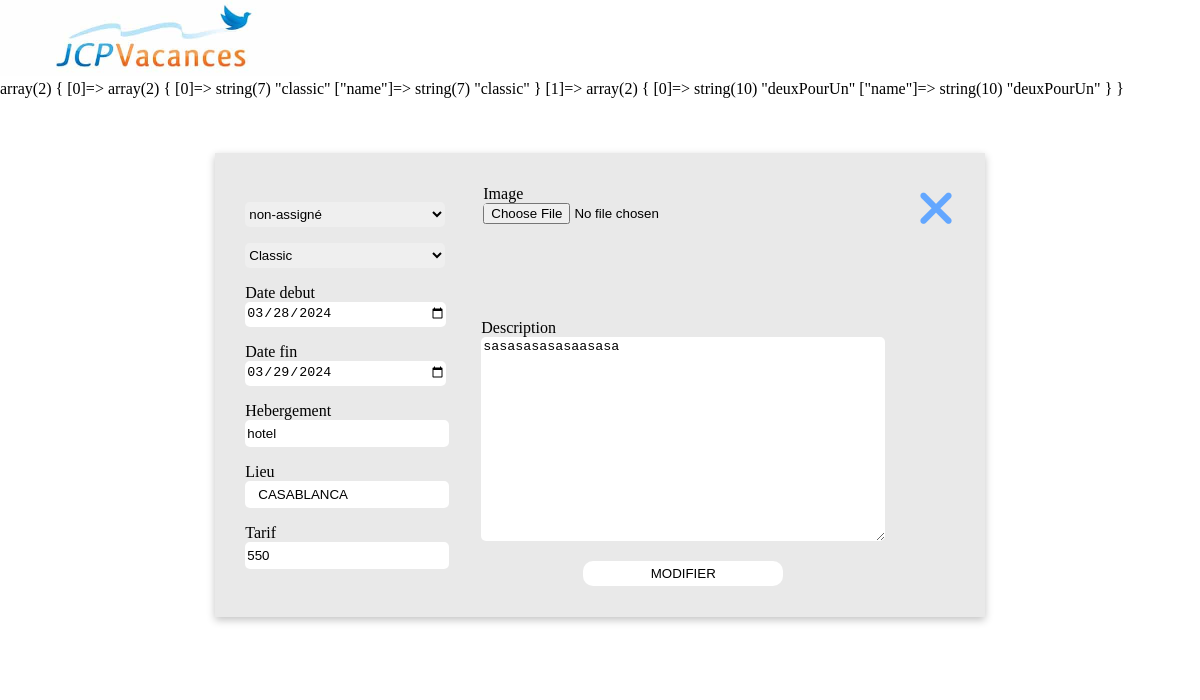
The page /templates/editFormulaire.php?updateId=16 (signed in) on the database its author committed.
### tables this page shows
CREATE TABLE IF NOT EXISTS `voyage` (
  `id_voyage` int NOT NULL AUTO_INCREMENT,
  `id_categorie` int NOT NULL,
  `id_formule` int NOT NULL,
  `lieu` varchar(255) NOT NULL,
  `description` text NOT NULL,
  `hebergement` varchar(255) NOT NULL,
  `image` varchar(255) NOT NULL,
  `date_debut` date NOT NULL,
  `date_fin` date NOT NULL,
  `tarif` double NOT NULL,
  PRIMARY KEY (`id_voyage`)
);

### classes/categorie.php (called while the page is built, shortened)
<?php
include_once "bdd.php";
class Categorie {
    public function getAllCategories(){
        $bdd = new BDD();
        var_dump($bdd);
        $bdd->connectionBdd();
        $std = $bdd->connection->query("SELECT * FROM `categorie`");
        $categories = $std->fetchAll();
        return $categories ;
    }
}
?>

### classes/bdd.php (called while the page is built, shortened)
<?php
    class BDD{
        protected $localhost ;
        protected $dbname ;
        protected $username ;
        protected $password;
        public function __construct() {
            $this->localhost = "localhost";
            $this->dbname = "jcpvoyage";
            $this->username = "root";
            $this->password = NULL ;
        }
        public function connectionBdd(){
            $this->connection = new PDO('mysql:host='.$this->localhost.';dbname='.$this->dbname,$this->username,$this->password);
        }
    }
?>

### classes/voyage.php (called while the page is built, shortened)
<?php
include_once "bdd.php";
class Voyage {
    public function getVoyageFromId($editId){
        $db = new BDD();
        $db->connectionBdd();
        $std = $db->connection->query("SELECT * FROM  `voyage` WHERE `id_voyage` = '$editId'");
        $voyage = $std->fetchAll(PDO::FETCH_ASSOC);
        return $voyage ;
    }
}
?>

### templates/editFormulaire.php (the view, shortened to what this page needs)
<?php include "../controlers/verifEdit.php"; ?>
<!DOCTYPE html>
<html lang="fr">
<head>
    <link rel="stylesheet" href="../assets/style.css">
    <link rel="stylesheet" href="https://cdnjs.cloudflare.com/ajax/libs/font-awesome/6.5.1/css/all.min.css" />
</head>
<body>
    <?php
    include "header.php";
    if ($_GET["updateId"]) {
        $voyage = new Voyage();
        if (!empty($voyage->getVoyageFromId($_GET["updateId"]))) {
            $voyageInfos = $voyage->getVoyageFromId($_GET["updateId"])[0];
        }
    }
    include "../classes/categorie.php";
    $categories = new Categorie();
    ?>
    <form  class="formulaireAddEdit" action="" method="POST" enctype="multipart/form-data">
    <div class="borderFormAdd">
        <div class="colonneUn">
            <select name="selectCategorie" id="selectCategorie">
                <?php
                    foreach ($categories->getAllCategories() as $categorie) {
                        if ($categorie["name"] == 'non-assigné') {
                            echo '<option value="'.$categorie["id_categorie"].'" selected="selected">'.$categorie["name"].'</option>' ;
                        }else{
                            echo '<option value="'.$categorie["id_categorie"].'">'.$categorie["name"].'</option>' ;
                        }
                    }
                ?>
            </select>
            <select name="selectFormule" id="formule">
                    <option <?php if ($voyageInfos["id_formule"] == 1) {
                        echo 'selected' ;
                    }?> value="1">Classic</option>
            </select>
            <div class="dateDebut">Date debut <br><input value="<?php echo(isset($voyageInfos["date_debut"])) ? $voyageInfos["date_debut"] : ' '; ?>" name="dateDebut" type="date"></div>
            <div class="dateFin">Date fin <br><input value="<?php echo (isset($voyageInfos["date_fin"])) ? $voyageInfos["date_fin"] : ' '; ?>" name="dateFin" type="date"></div>
            <div>Hebergement <br><input value="<?php echo (isset($voyageInfos["hebergement"])) ? $voyageInfos["hebergement"] : ' ';?>" name="hebergementInput" type="text"></div>
            <div>Lieu <br><input value=" <?php echo (isset($voyageInfos["lieu"])) ? $voyageInfos["lieu"] : ' ';?>" name="lieuInput" type="text"></div>
            <div>Tarif <br><input value="<?php echo (isset($voyageInfos["tarif"])) ? $voyageInfos["tarif"] : ' ';?>" name="tarifInput" type="text"></div>
        </div>
        <div class="colonneDeux">
            <div>Image <br><input value="<?php echo (isset($voyageInfos["image"])) ? $voyageInfos["image"] : ' ';?>" name="imageVoyage" type="file"></div>
            <div>Description <br><textarea placeholder="" value="" name="descriptionInput" id="" cols="30" rows="10"><?php echo (isset($voyageInfos["description"])) ? $voyageInfos["description"] : ' ';?></textarea></div>
            <button name="editBtn">MODIFIER</button>
        </div>
        <div class="exit"><a href="adminpage.php"><i class="fa-solid fa-xmark" style="color: rgb(99, 167, 255); font-size:50px;"></i></a></div>
    </div>
    </form>
</body>
</html>

### assets/style.css (style rules this page uses)
body { margin: 0; }
form { background-color:rgba(255, 255, 255, 0.34); box-shadow: rgba(108, 108, 108, 0.411) 0px 2px 8px 0px; border-radius: 15px; display: flex; flex-direction: column; align-items: center; gap: 1em; text-align: left; padding: 55px; }
input { width:400px ; height: 25px; }
button { width:100px; border-radius: 10px; height: 25px; color: white; border: none; background-color: orange; }
a { text-decoration: none; }
.formulaireAddEdit { display: flex; flex-direction: row; box-shadow: none; justify-content: center; gap: 5em; }
.colonneUn { display: flex; flex-direction: column; gap: 1em; }
.colonneUn input,select { width: 200px; height: 25px; border-radius: 5px; border: none; }
.colonneDeux { display: flex; flex-direction: column; align-items: center; gap: 1em; }
.colonneDeux input,textarea { width: 400px; border-radius: 5px; border: none; }
.colonneDeux input { height: 100px; }
.colonneDeux button { height: 25px; width: 200px; background-color: white; color: black; }
.colonneDeux textarea { height: 200px; }
.borderFormAdd { background-color: rgba(120, 120, 120, 0.159); box-shadow: rgba(0, 0, 0, 0.24) 0px 3px 8px; display: flex; align-items: center; gap: 2em; padding: 30px; }
.exit { margin-bottom: 50%; }

### rows shown on the page
voyage: selectFormule "Classic", dateDebut "03/28/2024", dateFin "03/29/2024", hebergementInput "hotel", lieuInput "CASABLANCA", tarifInput "550", descriptionInput "sasasasasasaasasa"

### other values the page prints
form field selectCategorie "non-assigné"
